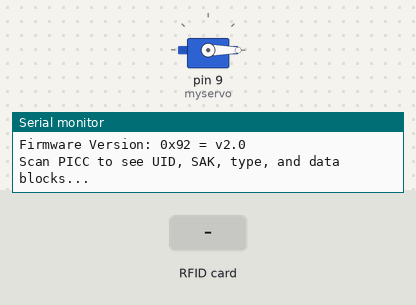
Simulated run of this sketch. Board: Arduino Mega 2560, built with avr-gcc and run on an emulated ATmega2560. Shown: servo, the last lines printed to the serial monitor. The test bench sets the inputs (shaded band).

Above: at 1.2 s.
1.3 s: RFID card C9 F2 4F B3 held to the reader
4.3 s: RFID card C9 F2 4F B3 held to the reader
At 5.5 s:
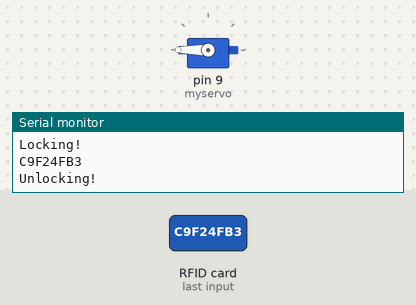
5.8 s: RFID card 5E 7A 19 C4 held to the reader
Timing chart, 0 to 8.8 s (numbered marks = the images above; inputs shaded):
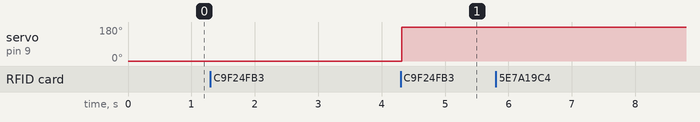

Measured:
- after the input at 4.3 s, servo on pin 9 (myservo): 0° → 180° at once

The sketch:

rfidLockTest.ino
```cpp
#include <SPI.h>
#include <MFRC522.h>
#include <Servo.h>
#define RST_PIN 5          // Configurable, see typical pin layout above
#define SS_PIN  53         // Configurable, see typical pin layout above
MFRC522 mfrc522(SS_PIN, RST_PIN);  // Create MFRC522 instance
String tagID = "nothing";
String lockID1 = "C9F24FB3";
String lockID2 = "8A72D86";

Servo myservo;  // create servo object to control a servo
// twelve servo objects can be created on most boards

int pos = 0;    // variable to store the servo position
bool opened = true;

void setup() {
Serial.begin(115200);                       // Initialize serial communications with the PC
myservo.attach(9);                          // attaches the servo on pin 9 to the servo object
myservo.write(pos);
while (!Serial);                       // Do nothing if no serial port is opened (added for Arduinos based on ATMEGA32U4)
            SPI.begin();                             // Init SPI bus
            mfrc522.PCD_Init();              // Init MFRC522
            delay(4);                                             // Optional delay. Some board do need more time after init to be ready, see Readme
            mfrc522.PCD_DumpVersionToSerial();      // Show details of PCD - MFRC522 Card Reader details
            Serial.println(F("Scan PICC to see UID, SAK, type, and data blocks..."));
}
void loop() {
            // Reset the loop if no new card present on the sensor/reader. This saves the entire process when idle.
            if ( ! mfrc522.PICC_IsNewCardPresent()) {
                        return;
            }
            // Select one of the cards
            if ( ! mfrc522.PICC_ReadCardSerial()) {
                        return;
            }
            // Dump debug info about the card; PICC_HaltA() is automatically called
            tagID = "";
            // Read the 4 byte UID
            for ( uint8_t i = 0; i < 4; i++)
            {
              //readCard[i] = mfrc522.uid.uidByte[i];
              tagID.concat(String(mfrc522.uid.uidByte[i], HEX)); // Convert the UID to a single String
            }
            tagID.toUpperCase();
            if (tagID == lockID1 || tagID == lockID2){

              if (opened){
                Serial.println("Locking!");
                pos = 0;
              } else {
                Serial.println("Unlocking!");
                pos = 180;
              }

              opened = !opened;
              myservo.write(pos);
              delay(2000);
            } else {
              Serial.println("Access denied!");
              delay(1000);
            }


            //mfrc522.PICC_DumpToSerial(&(mfrc522.uid));
            Serial.println(tagID);
}
```
